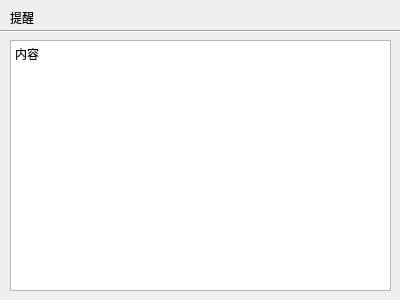
<?xml version="1.0" encoding="UTF-8"?>
<ui version="4.0">
 <class>RemindPage</class>
 <widget class="QDialog" name="RemindPage">
  <property name="geometry">
   <rect>
    <x>0</x>
    <y>0</y>
    <width>400</width>
    <height>300</height>
   </rect>
  </property>
  <property name="windowTitle">
   <string>Dialog</string>
  </property>
  <property name="styleSheet">
   <string notr="true"/>
  </property>
  <widget class="QLabel" name="label">
   <property name="geometry">
    <rect>
     <x>10</x>
     <y>10</y>
     <width>72</width>
     <height>16</height>
    </rect>
   </property>
   <property name="text">
    <string>提醒</string>
   </property>
  </widget>
  <widget class="QTextBrowser" name="textBrowser">
   <property name="geometry">
    <rect>
     <x>10</x>
     <y>40</y>
     <width>381</width>
     <height>251</height>
    </rect>
   </property>
   <property name="html">
    <string>&lt;!DOCTYPE HTML PUBLIC &quot;-//W3C//DTD HTML 4.0//EN&quot; &quot;http://www.w3.org/TR/REC-html40/strict.dtd&quot;&gt;
&lt;html&gt;&lt;head&gt;&lt;meta name=&quot;qrichtext&quot; content=&quot;1&quot; /&gt;&lt;style type=&quot;text/css&quot;&gt;
p, li { white-space: pre-wrap; }
&lt;/style&gt;&lt;/head&gt;&lt;body style=&quot; font-family:'SimSun'; font-size:9pt; font-weight:400; font-style:normal;&quot;&gt;
&lt;p style=&quot; margin-top:0px; margin-bottom:0px; margin-left:0px; margin-right:0px; -qt-block-indent:0; text-indent:0px;&quot;&gt;内容&lt;/p&gt;&lt;/body&gt;&lt;/html&gt;</string>
   </property>
  </widget>
  <widget class="Line" name="line">
   <property name="geometry">
    <rect>
     <x>0</x>
     <y>21</y>
     <width>401</width>
     <height>20</height>
    </rect>
   </property>
   <property name="orientation">
    <enum>Qt::Horizontal</enum>
   </property>
  </widget>
 </widget>
 <resources/>
 <connections/>
</ui>
